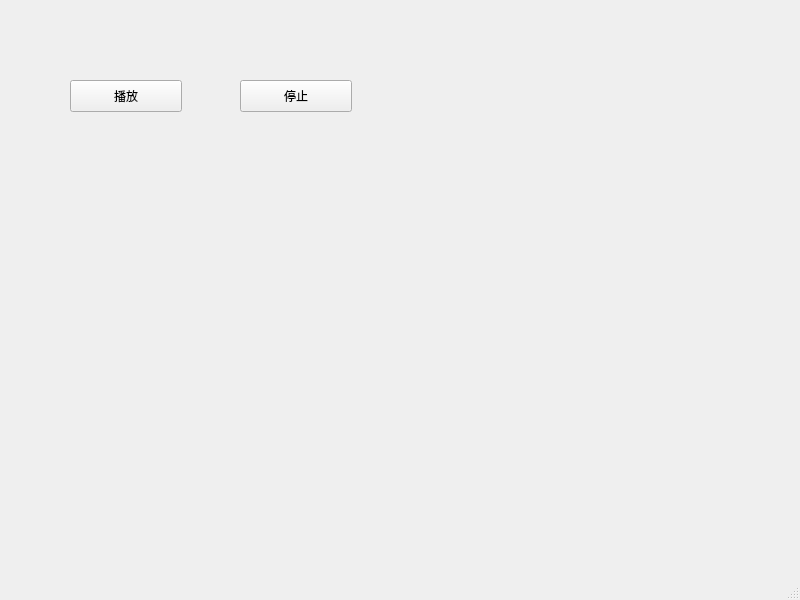
<?xml version="1.0" encoding="UTF-8"?>
<ui version="4.0">
 <class>MainWindow</class>
 <widget class="QMainWindow" name="MainWindow">
  <property name="geometry">
   <rect>
    <x>0</x>
    <y>0</y>
    <width>800</width>
    <height>600</height>
   </rect>
  </property>
  <property name="windowTitle">
   <string>MainWindow</string>
  </property>
  <widget class="QWidget" name="centralwidget">
   <widget class="QPushButton" name="playButton">
    <property name="geometry">
     <rect>
      <x>70</x>
      <y>80</y>
      <width>112</width>
      <height>32</height>
     </rect>
    </property>
    <property name="text">
     <string>播放</string>
    </property>
   </widget>
   <widget class="QPushButton" name="stopButton">
    <property name="geometry">
     <rect>
      <x>240</x>
      <y>80</y>
      <width>112</width>
      <height>32</height>
     </rect>
    </property>
    <property name="text">
     <string>停止</string>
    </property>
   </widget>
  </widget>
  <widget class="QMenuBar" name="menubar">
   <property name="geometry">
    <rect>
     <x>0</x>
     <y>0</y>
     <width>800</width>
     <height>22</height>
    </rect>
   </property>
  </widget>
  <widget class="QStatusBar" name="statusbar"/>
 </widget>
 <resources/>
 <connections/>
</ui>
